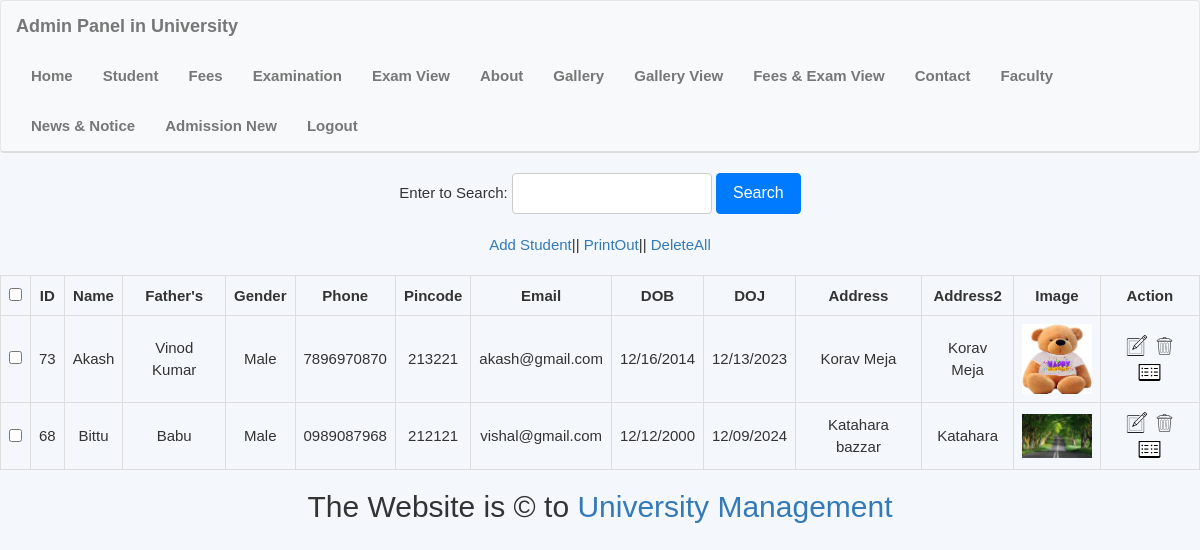
The app's page /_admin/student_view.php (signed in) with its own data.
### tables this page shows
CREATE TABLE `student` (
  `st_id` int(11) NOT NULL,
  `st_name` varchar(200) NOT NULL,
  `st_fathername` varchar(200) NOT NULL,
  `st_gen` varchar(200) NOT NULL,
  `st_phone` varchar(200) NOT NULL,
  `st_course` varchar(200) NOT NULL,
  `st_city` varchar(200) NOT NULL,
  `st_state` varchar(200) NOT NULL,
  `st_country` varchar(200) NOT NULL,
  `st_pincode` varchar(200) NOT NULL,
  `st_email` varchar(200) NOT NULL,
  `st_dob` varchar(200) NOT NULL,
  `st_doj` varchar(200) NOT NULL,
  `st_image` varchar(200) NOT NULL,
  `st_address` varchar(200) NOT NULL,
  `st_qualification` varchar(200) NOT NULL,
  `st_address2` varchar(200) NOT NULL
);

### _admin/student_view.php (the view, shortened to what this page needs)
<?php include_once("includes/header.php"); ?>
<form action="#" method="get">
    Enter to Search: <input type="text" name="st_search" id="st_search" oninput="find_student(this.value);" />
    <input type="submit" value="Search" />
</form>
<form action="lib/student.php" name="student_view" id="student_view" method="post">
    <table width="95%" align="center" border="1">
        <tr>
            <a href="student_add.php">Add Student</a> ||
            <a href="javascript:printOut();">PrintOut</a> ||
            <a href="javascript:delete_multiple_student();">DeleteAll</a>
        </tr>
        <tr align="center" class="student_heading">
            <th><input type="checkbox" name="check_all" id="check_all" onclick="checkAll(this);"></th>
            <th>ID</th>
            <th>Name</th>
            <th>Father's</th>
            <th>Gender</th>
            <th>Phone</th>
            <th>Pincode</th>
            <th>Email</th>
            <th>DOB</th>
            <th>DOJ</th>
            <th>Address</th>
            <th>Address2</th>
            <th>Image</th>
            <th>Action</th>
        </tr>
        <tbody class="student_view">
            <?php
            include_once("includes/db_connect.php");
            if (isset($_REQUEST['st_search'])) {
                $search = mysqli_real_escape_string($con, $_REQUEST['st_search']);
                $sql = "SELECT * FROM student WHERE
                        st_name LIKE '%$search%' OR
                        st_gen LIKE '%$search%' OR
                        st_email LIKE '%$search%'
                        ORDER BY st_name";
            } else {
                $sql = "SELECT * FROM student ORDER BY st_name";
            }
            $rs = mysqli_query($con, $sql) or die(mysqli_error($con));
            while ($data = mysqli_fetch_assoc($rs)) {
            ?>
                <tr align="center">
                    <th><input type="checkbox" name="st_multi_id[]" id="st_multi_id[]" value="<?= $data['st_id'] ?>"></th>
                    <td><?= $data['st_id'] ?></td>
                    <td><?= $data['st_name'] ?></td>
                    <td><?= $data['st_fathername'] ?></td>
                    <td><?= $data['st_gen'] ?></td>
                    <td><?= $data['st_phone'] ?></td>
                    <td><?= $data['st_pincode'] ?></td>
                    <td><?= $data['st_email'] ?></td>
                    <td><?= $data['st_dob'] ?></td>
                    <td><?= $data['st_doj'] ?></td>
                    <td><?= $data['st_address'] ?></td>
                    <td><?= $data['st_address2'] ?></td>
                    <td><img src="uploads/<?= $data['st_image'] ?>" height="50" width="70" border="1" /></td>
                    <td>
                        <a href="student_add.php?st_id=<?= $data['st_id'] ?>"><img src="image/edit.png" height="25" width="25"></a>
                        <a href="javascript:delete_student(<?= $data['st_id'] ?>)"><img src="image/delete.png" height="25" width="25"></a>
                        <a href="detailes.php?st_id=<?= $data['st_id'] ?>"><img src="image/details.png" height="25" width="25"></a>
                    </td>
                </tr>
            <?php } ?>
        </tbody>
    </table>
</form>
<?php include_once("includes/footer.php"); ?>

### _admin/includes/header.php (style rules this page uses)
body { background-color: #f4f7fc; font-family: 'Arial', sans-serif; font-size: 15px; margin: 0; padding: 0; }

### _admin/student_view.php (style rules this page uses)
table { width: 100%; border-collapse: collapse; margin: 20px 0; }
th, td { padding: 8px; text-align: center; border: 1px solid #ddd; }
td img { max-width: 100%; height: auto; }
form { margin: 20px auto; text-align: center; }
form input[type="text"] { padding: 8px; font-size: 16px; width: 200px; border: 1px solid #ccc; border-radius: 4px; }
form input[type="submit"] { padding: 8px 16px; font-size: 16px; background-color: #007BFF; color: white; border: 1px solid #007BFF; border-radius: 4px; cursor: pointer; }

### records on screen
student: st_id "73", st_name "Akash", st_fathername "Vinod Kumar", st_gen "Male", st_phone "7896970870", st_pincode "213221", st_email "akash@gmail.com", st_dob "12/16/2014", st_doj "12/13/2023", st_address "Korav Meja", st_address2 "Korav Meja", st_image (picture)
student: st_id "68", st_name "Bittu", st_fathername "Babu", st_gen "Male", st_phone "0989087968", st_pincode "212121", st_email "vishal@gmail.com", st_dob "12/12/2000", st_doj "12/09/2024", st_address "Katahara bazzar", st_address2 "Katahara", st_image (picture)
